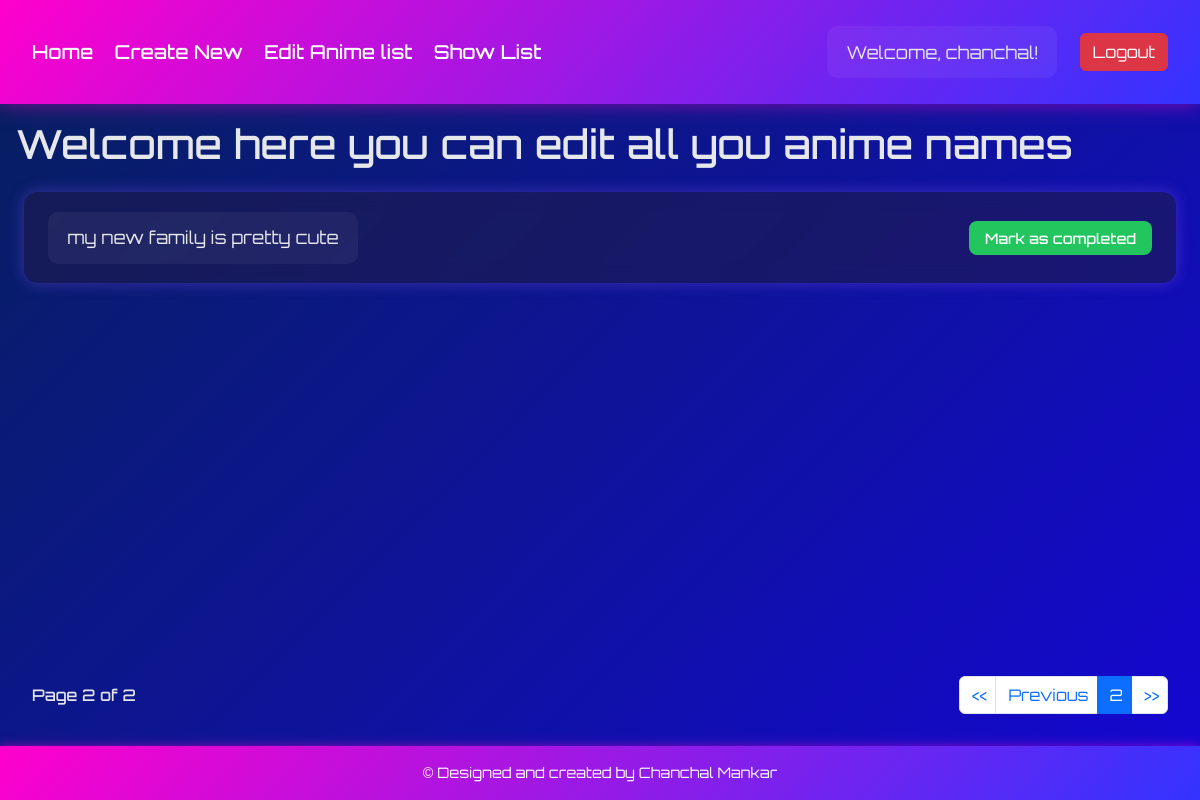
Page /list/?page=2 (signed in) on the committed database.
### anime/models.py (models this page shows, shortened)
class Anime_List(models.Model):
    owner = models.ForeignKey(User, on_delete=models.CASCADE , default=None)
    title = models.CharField(max_length=255)
    is_completed = models.BooleanField()

### anime/views.py (the view)
# urls.py: path("list/",views.animelist , name="animelist"),
@login_required
def animelist(request):
    anime_name = request.POST.get("post")  #to get the data from the form to store in the db name of the html field
    data = Anime_List.objects.filter(owner=request.user)
    paginator = Paginator(data, 4)  #the paginator takes all data and shows how many entries you want to show from that data
    page = request.GET.get("page")  #this "page" is what we will see in the url
    page_obj = paginator.get_page(page)
    context = {
        "data": data,
        'page_obj':page_obj,
    }
    return render(request,"animelist.html",context)

### anime/templates/animelist.html (shortened to what this page needs)
{% extends 'main.html' %}
{% block content %}
<h1 style="margin: 1rem;">Welcome here you can edit all you anime names</h1>
{% for item in page_obj %}
<div class="edit_section">
    <p>{{item.title}}</p>
    <div class="buttons">
        <div>
            {% if item.is_completed %}
            <a href="{% url 'pending_task' item.id %}">Mark as pending</a>
            {% else %}
            <a href="{% url 'complete_task' item.id %}">Mark as completed</a>
            {% endif %}
        </div>
    </div>
</div>
{% endfor %}
{% endblock %}
{% block pages %}
<div class="page_section mt-4">
    <div class="text-light">
        <span class="pagenums">
            Page {{page_obj.number}} of {{page_obj.paginator.num_pages}}
        </span>
    </div>
    <nav>
        <ul class="pagination mb-0">
            <li class="page-item">
                <a class="page-link" href="?page=1"><<</a>
            </li>
            {% if page_obj.has_previous %}
            <li class="page-item">
                <a class="page-link" href="?page={{page_obj.previous_page_number}}">Previous</a>
            </li>
            {% endif %}
            <li class="page-item active">
                <a class="page-link">{{page_obj.number}}</a>
            </li>
            <li class="page-item">
                <a class="page-link" href="?page={{page_obj.paginator.num_pages}}">>></a>
            </li>
        </ul>
    </nav>
</div>
{% endblock pages %}

### anime/templates/main.html (shortened to what this page needs)
{% load static %}
<!DOCTYPE html>
<html lang="en">
<head>
    <link href="https://cdn.jsdelivr.net/npm/bootstrap@5.3.3/dist/css/bootstrap.min.css" rel="stylesheet">
    <link rel="stylesheet" href="{% static 'css/global.css' %}">
</head>
<body>
    <div class="top_nav">
        <div>
            <a href="/" style="padding-right: 1rem;">Home</a>
            <a href="/create" style=" padding-right: 1rem;">Create New</a>
            <a href="{% url 'edit' %}" style=" padding-right: 1rem;">Edit Anime list</a>
            <a href="/list">Show List</a>
        </div>
        {% if user.is_authenticated %}
        <div>
            <div class="btn" style=" padding-right: 1rem;">
                <p>Welcome, {{ user.username }}!</p>
            </div>
            <form action="{% url 'logout' %}" method="POST" style="display:inline;">
                <button type="submit" class="btn btn-danger">Logout</button>
            </form>
                {% endif %}
            </div>
        </div>
    <main>
        {% block content %}
        {% endblock %}
    </main>
    {% block pages %}
    {% endblock %}
    <footer>
        &copy Designed and created by Chanchal Mankar
    </footer>
</body>
</html>

### anime/static/css/global.css (style rules this page uses)
body { margin: 0; font-family: 'Orbitron', sans-serif; background: linear-gradient(135deg, #06205c, #1507d4); color: #e5e7eb; display: flex; flex-direction: column; min-height: 100vh; }
main { flex:1; }
.top_nav { display: flex; justify-content: space-between; align-items: center; background: linear-gradient(135deg, #ff00cc, #3333ff); padding: 1.2rem 2rem; color: white; font-size: 1.2rem; box-shadow: 0 0 20px rgba(255, 0, 204, 0.5); }
.top_nav a { color: #fff; font-weight: 500; transition: 0.3s; }
button { border: none; cursor: pointer; border-radius: 10px; font-size: 1rem; font-weight: 500; padding: 0.8rem 1.8rem; transition: all 0.3s ease; }
.edit_section { margin: 1.5rem; padding: 1.2rem 1.5rem; background: rgba(30, 27, 75, 0.6); backdrop-filter: blur(10px); border-radius: 14px; display: flex; justify-content: space-between; align-items: center; box-shadow: 0 0 15px rgba(139, 92, 246, 0.4); transition: 0.3s; }
p { margin: 0; font-size: 1.1rem; background: rgba(255, 255, 255, 0.05); padding: 0.8rem 1.2rem; border-radius: 10px; color: #e5e7eb; }
.buttons { display: flex; gap: 12px; text-decoration: none; }
a { text-decoration: none; }
.buttons a { padding: 0.5rem 1rem; border-radius: 8px; font-size: 0.9rem; font-weight: 500; transition: 0.3s; }
.buttons a[href*="complete"] { background: #22c55e; color: white; }
footer { text-align: center; padding: 1rem; background: linear-gradient(135deg, #ff00cc, #3333ff); color: white; font-size: 0.9rem; box-shadow: 0 0 10px rgba(255, 0, 204, 0.5); }
nav { display: flex; flex-direction: column; justify-content: center; align-items: center; }
.page_section { display: flex; justify-content: space-between; align-items: center; margin: 2rem; flex-wrap: wrap; }
.pagenums { font-size: 1rem; font-weight: 500; color: #e5e7eb; }
.page-link { padding-right: 0.5rem; }

### rows in the picture
Anime_List: title "my new family is pretty cute", is_completed "Mark as completed"

### other values in the picture
{{ user.username }} "chanchal"
{{ page_obj.number }} "2"
{{ page_obj.paginator.num_pages }} "2"
